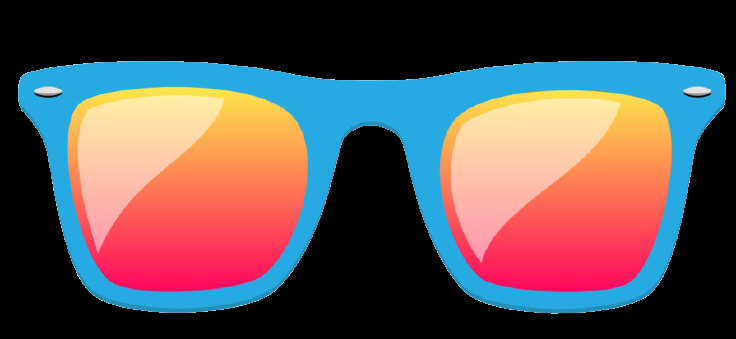
#> input picture Visi Komputer/Images/kacamata.png, 736 x 339 px
$ jupyter execute 1908107010023_NailulFithriya_Tugas1.ipynb
#> lines starting #> are read from the running program, lines starting #| are printed output that depends on the picture
[cell 1]
#Nailul Fithriya
#NPM: 1908107010023
#Computer Vision


#Tugas 1

#Tugasnya
#Silakan anda bereksperimen dengan bagian persegi yang dipilih pada video live stream dari camera
#Jika pada contoh bagian persegi diubah menjadi negatif,
#maka pada tugas ini, anda bisa berkreasi, seperti mengubah warna, apply filter seperti blur,
#gaussianblur, medianblur, atau menampilkan efek lainnya

#atau anda bisa berkreasi pada keseluruhan gambar dengan menambah facemask, kumis,
#telinga kucing atau lainnya

import numpy as np
import cv2
face_cascade = cv2.CascadeClassifier('./cascades/haarcascade_frontalface_default.xml')
specs_ori = cv2.imread('./Images/kacamata.png', -1)
#> specs_ori is the input picture: shape (339, 736, 4); mean B, G, R, A 82.5, 79.5, 92.2, 135.1
cap = cv2.VideoCapture(0)
cap.set(cv2.CAP_PROP_FPS, 30)

def transparentOverlay(src, overlay, pos=(0, 0), scale=1):
    overlay = cv2.resize(overlay, (0, 0), fx=scale, fy=scale)
    h, w, _ = overlay.shape
    rows, cols, _ = src.shape
    y, x = pos[0], pos[1]
    for i in range(h):
        for j in range(w):
            if x + i >= rows or y + j >= cols:
                continue
            alpha = float(overlay[i][j][3] / 255.0)
            src[x + i][y + j] = alpha * overlay[i][j][:3] + (1 - alpha) * src[x + i][y + j]
    return src
while 1:
    ret, img = cap.read()
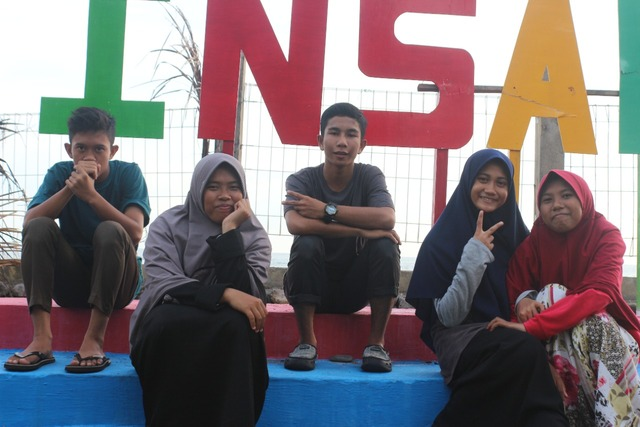
#> input picture Visi Komputer/Images/1.jpeg, 640 x 427 px, given in place of the camera
#> img is the input picture: shape (427, 640, 3); mean B, G, R 120, 116.3, 125.9
    gray = cv2.cvtColor(img, cv2.COLOR_BGR2GRAY)
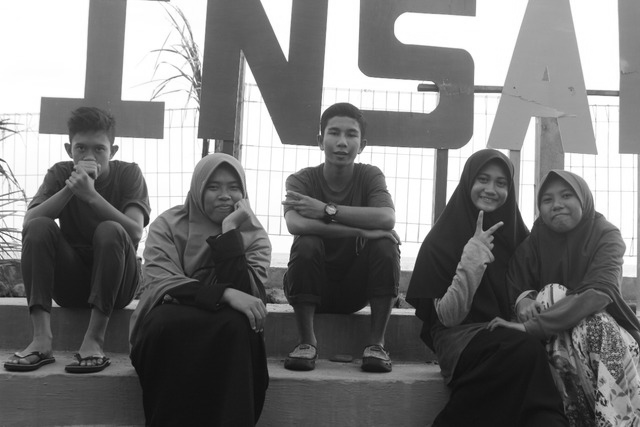
#> gray: shape (427, 640); min 11, max 255, mean 119.6
    faces=face_cascade.detectMultiScale(img, 1.2, 5, 0, (120, 120), (350, 350))
#> faces = ()
    for (x, y, w, h) in faces:
        if h > 0 and w > 0:
            glass_symin = int(y + 1.5 * h / 5)
            glass_symax = int(y + 2.5 * h / 5)
            sh_glass = glass_symax - glass_symin
            face_glass_roi_color = img[glass_symin:glass_symax, x:x+w]
            specs = cv2.resize(specs_ori, (w, sh_glass),interpolation=cv2.INTER_AREA)
            transparentOverlay(face_glass_roi_color,specs)
#> this loop made 0 passes
    cv2.imshow('Snapcat', img)
    k = cv2.waitKey(30) & 0xff
#> (key Esc is pressed here)
    if k == 27:
        cv2.imwrite('img.jpg', img)
        break
cap.release()
cv2.destroyAllWindows()
